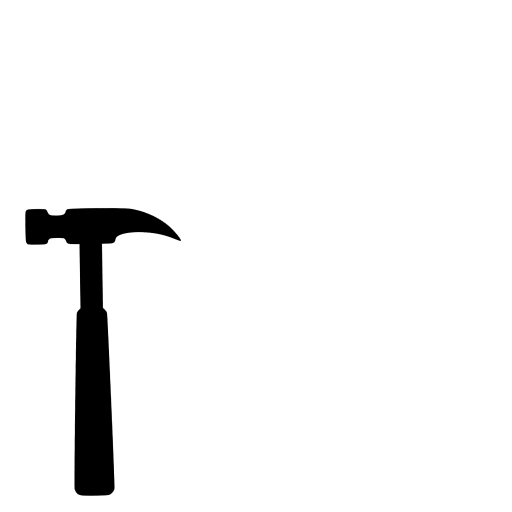
#> input picture Exercise1/Basic/Pictures/hammer2.png, 1024 x 1024 px (shown at 1/2 size); its folder holds 4 pictures in this run
$ python exercise1c.py
#> lines starting #> are read from the running program, lines starting #| are printed output that depends on the picture; after the words box and inside, x2 and y2 are one past the last pixel; in counts of white or black regions, pixels touching at a corner belong together
### Exercise1/Basic/features.py
from shapes import *
import cv2
from thresholding import *


def preprocessImage(inputImage):
    """Side function to pre-process the input image."""

    # Convert picture to grayscale
    processedImage = cv2.cvtColor(inputImage, cv2.COLOR_BGR2GRAY)
#> inputImage is the input picture: shape (1024, 1024, 3); min 0, max 255, mean 243.1

    # Oversample image with resizing to 256x256 pixels
    processedImage = cv2.resize(processedImage, dsize = (256, 256), interpolation = cv2.INTER_CUBIC)
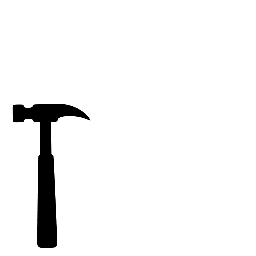
#> processedImage: shape (256, 256); min 0, max 255, mean 243.1

    # Apply a median blur of 11 neighbours
    processedImage = cv2.medianBlur(processedImage, 11)

    # Threshold the medianBluredImage
    ImageThresholdingObj = Thresholding(processedImage)
    ImageThresholdingObj.calculateHistogram()
    ImageThresholdingObj.setThreshold()
    _, thresholdedImage = cv2.threshold(processedImage, ImageThresholdingObj.imageThreshold, 255, 0)

    return thresholdedImage

def shape2Signal(shape):
    """Convert shapePoints sequence to the complex signal"""
    shapePoints = shape["points"]
    shapeLength = len(shapePoints)
    shapeSignal = np.zeros((shapeLength,), dtype=np.complex128)

    # For loop over shapePoints and project them onto the complex plane
    shapeSignal = np.array( [ ( (shapePoints[i][0]) + (shapePoints[i][1])*1j ) for i in range(shapeLength) ], dtype=np.complex128 )

    return shapeSignal

def oversampleSignal(signal, newN = 64):
    """Oversample a signal of variable length to a fixed degree of points"""
    N_orig = signal.shape[0]
    newSignal = np.zeros((newN,), dtype=signal.dtype)
    for i in range(newN):
        i_r = i / (newN - 1)
        j_r = i_r * (N_orig - 1)

        if j_r == 0 or j_r == (N_orig - 1):
            newSignal[i] = signal[int(j_r)]
        else:
            j0 = int(j_r)
            j1 = j0 + 1
            t = j_r - j0

            y0 = signal[j0]
            y1 = signal[j1]
            newSignal[i] = y0 * (1 - t) + y1 * t

    return newSignal

def calculateFastFourierCoeficients(inputImage, kmax, lmax):
    """Calculate a vector of features from the longest shape on the picture"""
    binaryImage = preprocessImage(inputImage)

    shapeSearcher = Searcher(binaryImage)
    shapeSearcher.searchShapes()
    longestShape = shapeSearcher.getLongestShape()

    signal = shape2Signal(longestShape)
    signal = oversampleSignal(signal)

    signalFastFourierTransform = np.fft.fft(signal)

    vectorFastFourierCoeficients = np.zeros((2 * kmax * (lmax - 1),), dtype=np.float64)
    indexVector = 0

    for i in range(1, kmax + 1):
        for j in range(2, lmax + 1):
            F_k = signalFastFourierTransform[i + 1] ** j
            F_l = signal[-j + 1] ** i
            F1 = signalFastFourierTransform[1] ** (i + j)
            d_ij = F_k * F_l / F1
            d0 = d_ij.real
            d1 = d_ij.imag
            vectorFastFourierCoeficients[indexVector] = d0
            vectorFastFourierCoeficients[indexVector + 1] = d1
            indexVector += 2

    return vectorFastFourierCoeficients

### Exercise1/Basic/thresholding.py
import numpy as np
import matplotlib.pyplot as plt

class Thresholding:

    def __init__(self, grayScaleImage):
        self.grayScaleImage = grayScaleImage

    def calculateHistogram(self):
        """Calculate histogram of a grayscale image.
        @param grayImage : uint8 2D numpy array of variable size
        output: image histogram"""
        histogram = np.zeros((256,), dtype="float64")
        for gray_threshold in range(256):
            pixel_num = np.sum(self.grayScaleImage == gray_threshold)
            histogram[gray_threshold] = pixel_num
#> this loop made 256 passes
#> pixel_num on passes 1 to 3: 2914, 4, 4
#> after the loop, histogram = 256 values, max 62444 at index 255, min 0 at index 3, mean 256
        self.imageHistogram = histogram
#> self.imageHistogram has the same summary as histogram

    # [11 lines left out: function drawHistogram, not called in this run]

    def setThreshold(self):
        """Sets threshold of a grayscale image by maximizing information.
        @param grayImage : Image we are setting a threshold to
        output: Value of threshold, which maximizes information"""
        # Calculate number of pixels in image
        n = self.grayScaleImage.shape[0] * self.grayScaleImage.shape[1]
#> n = 65536

        # Calculate distribution of relative frequencies, P
        P = self.imageHistogram / n
#> P = 256 values, max 0.953 at index 255, min 0 at index 3, mean 0.00391

        # Initialize vector where we save our  information
        # For every possible value of threshold
        information = np.zeros_like(self.imageHistogram)
#> information = 256 values from 0 to 0

        # Calculate information at every possible value of threshold
        # Set threshold value which maximizes information
        for t in range(1, 255):
            normalizedP = np.sum(P[:t+1])

            firstFactor = np.divide(P[:t+1], normalizedP, out = np.ones_like(P[:t+1]), where = ((P[:t+1] != 0) & (normalizedP != 0)))
            H0 = - np.sum( np.dot( firstFactor, np.log2(firstFactor) ) )

            secondFactor = np.divide(P[t+1:], (1 - normalizedP), out = np.ones_like(P[t+1:]), where = ((P[t+1:] != 0) & ((1 - normalizedP) != 0)))
            H1 = - np.sum( np.dot( secondFactor, np.log2(secondFactor) ) )

            information[t] = H0 + H1
#> this loop made 254 passes
#> (normalizedP, H0, H1) on passes 10 to 12: (0.0447, 0.0504, 0.0437), (0.0447, 0.0586, 0.0432), (0.0448, 0.0734, 0.0422)
#> after the loop, information = 256 values, max 0.699 at index 254, min 0 at index 0, mean 0.371

        # Calculate information at every possible threshold:
        # Search for threshold value where the information is maximized
        t = np.argmax(information)
#> t = 254
        self.imageThreshold = t
#> self.imageThreshold = 254
#> in preprocessImage, `_, thresholdedImage = cv2.threshold(processedImage, ImageThresholdingO..`:
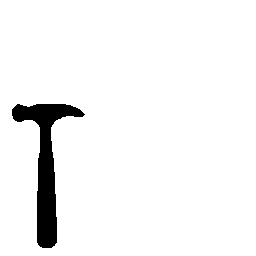
#> thresholdedImage: shape (256, 256); 95.3% white; 1 black region, box (x1, y1, x2, y2) and area: (12, 104, 85, 248) 3092

### Exercise1/Basic/shapes.py
from thresholding import *
from enum import Enum

class Direction(Enum):
    RIGHT = 0
    DOWN = 1
    LEFT = 2
    UP = 3
    NOWHERE = 4

class Searcher():
    def __init__(self, inputImage):
        """Initialize shape searcher in given binary image"""
        self.inputImage = inputImage
        self.shapes = []

        # Image dimensions
        self.m = inputImage.shape[0]
#> self.m = 256
        self.n = inputImage.shape[1]
#> self.n = 256

        # Initialize list of  checked lements
        self.LCE = []

        # Initialize pixel side notes
        self.pixelNotes = np.zeros((self.m, self.n), dtype=np.unicode_)
        for i in range(self.m):
            for j in range(self.m):
                self.pixelNotes[i, j] = "N"

    def searchShapes(self):
        """Finds all shapes on image"""
        m, n = self.inputImage.shape
#> m = 256; n = 256
        self.shapes = []
        for y in range(m):
            self.LCE = []
            for x in range(n):
                if self.isStartingPoint(x, y):
                    self.shapeFollower(x, y)
#> this loop made 256 passes

        # The first shape of an image is usually the image frame therefore we delete it
        if len(self.shapes) > 1:
            self.shapes = self.shapes[1:]

    def isStartingPoint(self, x, y):
        """Check if the given point is a valid starting point of a shape"""
        if self.pixelNotes[y, x] == "N" and \
           (len(self.LCE) == 0 or self.LCE[-1] != self.inputImage[y, x]):
            return True
        elif self.pixelNotes[y, x] == "A":
            self.LCE.append(self.inputImage[y, x])
        elif (self.pixelNotes[y, x] == "D" and \
              len(self.LCE) != 0 and \
              self.LCE[-1] == self.inputImage[y, x]):
            self.LCE.pop()
        return False

    def checkVicinity(self, x_z, y_z):
        """If the starting point vicinity is of pixles is in different colors it is not a valid point"""
        pixelNote = self.inputImage[y_z, x_z]
        if self.inputImage[y_z, x_z + 1] != pixelNote and \
           self.inputImage[y_z, x_z - 1] != pixelNote and \
           self.inputImage[y_z + 1, x_z] != pixelNote and \
           self.inputImage[y_z - 1, x_z] != pixelNote:
               return False
        return True

    def shapeFollower(self, x_z, y_z):
        """Follow the shape with starting point (x_z, y_z)"""
        x_o = x_z
        y_o = y_z

        check = self.checkVicinity(x_z, y_z)
        if check == False:
            return 0

        codes = []
        points = [(x_z, y_z)]

        enter = Direction.NOWHERE

        while True:
            exit = self.move(x_o, y_o, enter)
            self.setPixelNote(enter, exit, x_o, y_o)
            if exit == Direction.UP:
                y_o -= 1
            elif exit == Direction.DOWN:
                y_o += 1
            elif exit == Direction.LEFT:
                x_o -= 1
            elif exit == Direction.RIGHT:
                x_o += 1

            codes.append(exit.value)
            points.append((x_o, y_o))
            enter = exit
            if x_o == x_z and y_o == y_z:
                break

        startingPoint = (x_z, y_z)
        obris = {"ZT": startingPoint, "codes": codes, "points": points}
        self.shapes.append(obris)
        return 0

    def view(self, x_o, y_o, direction):
        """Check if the pixel in direction 'Direction' is part of the same shape as the point (x_o, y_o) accounting for edge cases"""
        if direction == Direction.RIGHT:
            if x_o + 1 >= self.inputImage.shape[1]:
                return False
            elif self.inputImage[y_o, x_o + 1] != self.inputImage[y_o, x_o]:
                return False
            else:
                return True
        elif direction == Direction.DOWN:
            if y_o + 1 >= self.inputImage.shape[0]:
                return False
            elif self.inputImage[y_o + 1, x_o] != self.inputImage[y_o, x_o]:
                return False
            else:
                return True
        elif direction == Direction.LEFT:
            if x_o == 0:
                return False
            elif self.inputImage[y_o, x_o - 1] != self.inputImage[y_o, x_o]:
                return False
            else:
                return True
        elif direction == Direction.UP:
            if y_o == 0:
                return False
            elif self.inputImage[y_o - 1, x_o] != self.inputImage[y_o, x_o]:
                return False
            else:
                return True

    def move(self, x_o, y_o, enter):
        """Move along the shape from point (x_o, y_o) into the next point by left priority rule"""
        if enter == Direction.NOWHERE or enter == Direction.RIGHT:
            priority = [Direction.UP, Direction.RIGHT, Direction.DOWN, Direction.LEFT]
        elif enter == Direction.DOWN:
            priority = [Direction.RIGHT, Direction.DOWN, Direction.LEFT, Direction.UP]
        elif enter == Direction.LEFT:
            priority = [Direction.DOWN, Direction.LEFT, Direction.UP, Direction.RIGHT]
        elif enter == Direction.UP:
            priority = [Direction.LEFT, Direction.UP, Direction.RIGHT, Direction.DOWN]

        for direction in priority:
            if self.view(x_o, y_o, direction):
                return direction

    def setPixelNote(self, enter, exit, x_o, y_o):
        """Set pixel note of shape point (x_o, y_o) depending on its previous pixel note and enter/exit direction from point"""

        previous = self.pixelNotes[y_o, x_o]

        if enter == Direction.UP or enter == Direction.LEFT or enter == Direction.NOWHERE:
            if exit == Direction.UP or exit == Direction.RIGHT:
                new = "A"
            elif exit == Direction.DOWN or exit == Direction.LEFT:
                new = "T"
        elif enter == Direction.DOWN or enter == Direction.RIGHT:
            if exit == Direction.UP or exit == Direction.RIGHT:
                new = "T"
            elif exit == Direction.DOWN or exit == Direction.LEFT:
                new = "D"

        # If the previous pixel note is 'N', we are on this point the first time and the new pixel note is writen by above rule. Otherwise the pixel note is set by the state table:

        par = previous + new

        if par == "DA" or par == "AD" or par == "TT":
            new = "T"
        elif par == "DT" or par == "TD" or par == "DD":
            new = "D"
        elif par == "AT" or par == "TA" or par == "AA":
            new = "A"

        self.pixelNotes[y_o, x_o] = new
        return 0

    def getLongestShape(self):
        """Returns the longest shape from the found shapes, which usualy is the biggest object on the image"""
        max = 0
        maxIndex = 0
        for i in range(len(self.shapes)):
            if(len(self.shapes[i]["codes"]) > max):
                max = len(self.shapes[i]["codes"])
                maxIndex = i

        return self.shapes[maxIndex]

    # [29 lines left out: functions drawAllShapes, drawShape, not called in this run]

### Exercise1/Basic/exercise1c.py
import matplotlib.pyplot as plt
import cv2, logging, time, os

from sklearn.feature_selection import SelectKBest
from features import *


def exercise1c_features():
    # Program runtime
    start = time.time()
    startp = time.process_time()

    # Read all images from Pictures/ directory preprocess them and save them to a list
    directory = 'Pictures/'
    try:
        inputImages = next(os.walk(directory), (None, None, []))[2]
    except:
        logging.error("Error reading directory /Pictures/")

    # Calculate feature vector for every picture
    vectorsFFC = []
    for inputImage in inputImages:
        vectorFFC = calculateFastFourierCoeficients( cv2.imread(directory + inputImage), 4, 4 )
        vectorsFFC.append(vectorFFC)
#> pass 2 of the loop in exercise1c_features, `for inputImage in inputImages:`:
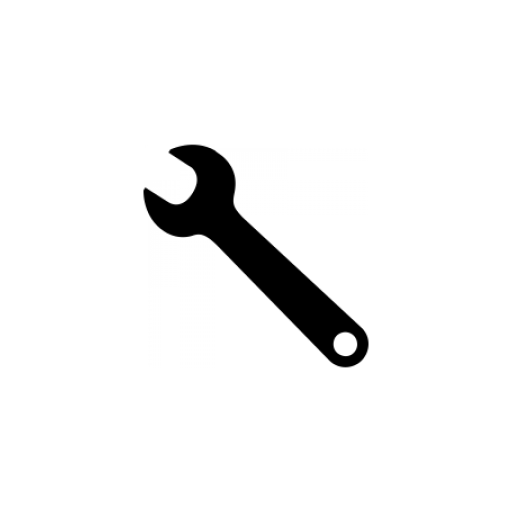
#> input picture Exercise1/Basic/Pictures/wrench1.png, 1024 x 1024 px (shown at 1/2 size)
#> in preprocessImage, inputImage is the input picture: shape (1024, 1024, 3); min 0, max 255, mean 242.8
#> in preprocessImage (call 2), `processedImage = cv2.resize(processedImage, dsize = (256, 256), interp..`:
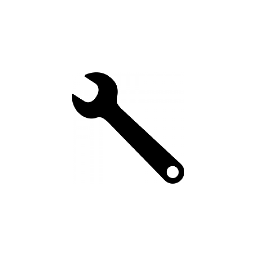
#> processedImage: shape (256, 256); min 0, max 255, mean 242.8
#> in preprocessImage (call 2), `_, thresholdedImage = cv2.threshold(processedImage, ImageThresholdingO..`:
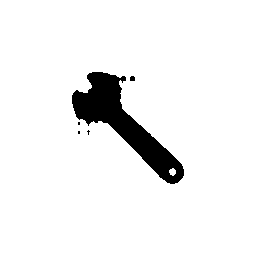
#> thresholdedImage: shape (256, 256); 94% white; 5 black regions (3 under 20 px), largest, box (x1, y1, x2, y2) and area: (72, 72, 184, 184) 3905, (130, 76, 135, 81) 23
#> pass 3 of the loop in exercise1c_features, `for inputImage in inputImages:`:
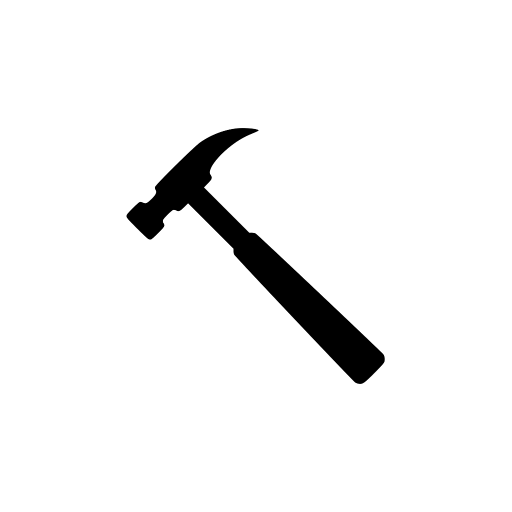
#> input picture Exercise1/Basic/Pictures/hammer1.png, 1024 x 1024 px (shown at 1/2 size)
#> in preprocessImage, inputImage is the input picture: shape (1024, 1024, 3); min 0, max 255, mean 243.1
#> in preprocessImage (call 3), `processedImage = cv2.resize(processedImage, dsize = (256, 256), interp..`:
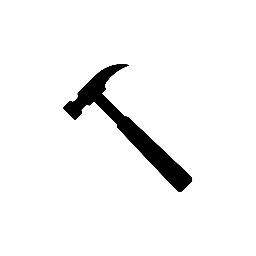
#> processedImage: shape (256, 256); min 0, max 255, mean 243.1
#> in preprocessImage (call 3), `_, thresholdedImage = cv2.threshold(processedImage, ImageThresholdingO..`:
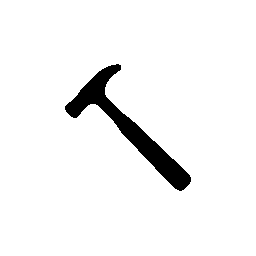
#> thresholdedImage: shape (256, 256); 95.3% white; 1 black region, box (x1, y1, x2, y2) and area: (65, 64, 191, 191) 3099
#> the loop made 4 passes; the first 3 are shown

    # Plot feature vectors
    for i in range(len(vectorsFFC)):
        if i < 3:
            color = "b"
        else:
            color = "g"

        modifiedVector = vectorsFFC[i]
        x = np.arange(len(modifiedVector)) + 0.12 * i

        # For better display of values we used the logarithmic scale by using the equation:
        # logShow = sign(vector) * log_10( |vector| )
        logShow = np.sign(modifiedVector) * np.log10(np.abs(modifiedVector))
        plt.bar(x, logShow, width=0.1, color=color)

    plt.title("FFC")
    plt.grid(True)

    # Pick the best features for spliting appart different object classes
    X = np.array(vectorsFFC)
    y = np.array([0, 0, 0, 1, 1, 1])
#> (the run stopped early here; a loop or call above may not have finished)
